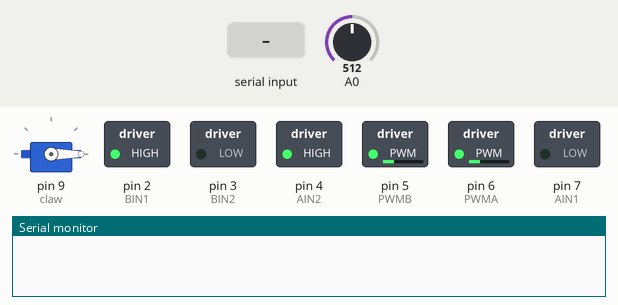
This sketch was run on a simulated Arduino Uno, built with avr-gcc and run on an emulated ATmega328P. Parts: servo, switched loads named in the sketch (green lamp = pin HIGH), the last lines printed to the serial monitor. The inputs (shaded band) are chosen by the test bench; at power-on: A0 = 512.

Above: at 1.2 s.
1.3 s: "1" received over the second serial link
2.8 s: "1" received over the second serial link
At 2.9 s:
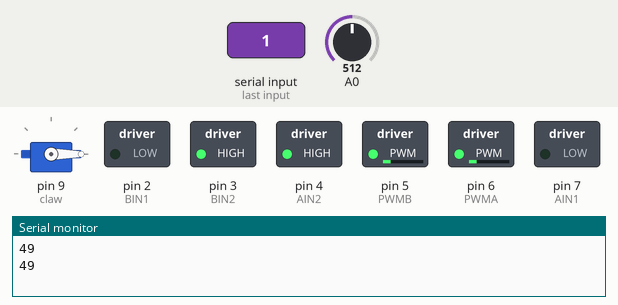
Timing chart, 0 to 5.8 s (numbered marks = the images above; inputs shaded):
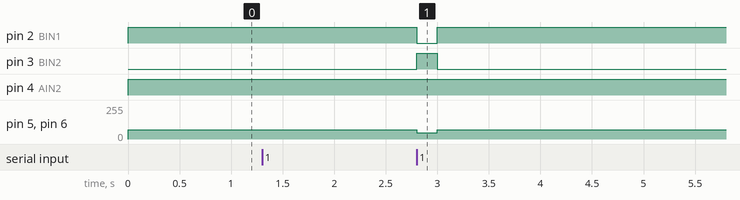

Measured:
- after the input at 2.8 s, pin 2 (BIN1): HIGH → LOW at once, → HIGH 0.20 s later; pin 3 (BIN2): LOW → HIGH at once, → LOW 0.20 s later; pin 5 (PWMB), pin 6 (PWMA): 70/255 → 48/255 at once, → 70/255 0.20 s later

The sketch:

clawphoto.ino
```cpp
#include <SoftwareSerial.h>
#include <Servo.h>
Servo claw;
const int AIN1 = 7;
const int AIN2 = 4;
const int BIN1 = 2;
const int BIN2 = 3;
const int PWMA = 6;
const int PWMB = 5;
int motorSpeed = 0;
bool found = false;
bool turn = false;
SoftwareSerial serialTest(10,11);
void setup() {
  // put your setup code here, to run once:
pinMode(AIN1, OUTPUT);
pinMode(AIN2, OUTPUT);
pinMode(BIN1, OUTPUT);
pinMode(BIN2, OUTPUT);
Serial.begin(9600);
serialTest.begin(9600);
claw.attach(9);
claw.write(0);

}

/* ******************** Right Motor ******************** */

void rightMotor(int motorSpeed) {
  if (motorSpeed > 0) {
    digitalWrite(BIN2, HIGH);
    digitalWrite(BIN1, LOW);
  }
  else if (motorSpeed < 0) {
    digitalWrite(BIN2, LOW);
    digitalWrite(BIN1, HIGH);
  }
  else {
    digitalWrite(BIN1, LOW);
    digitalWrite(BIN2, LOW);
  }
  analogWrite(PWMA, abs(motorSpeed));

}
/*------------------ Left Motor ------------------*/
void leftMotor(int motorSpeed) {
if (motorSpeed > 0) {
  digitalWrite(AIN2, HIGH);
  digitalWrite(AIN1, LOW);
}
else if (motorSpeed < 0) {
  digitalWrite(AIN2, LOW);
  digitalWrite(AIN1, HIGH);
}
else {
  digitalWrite(AIN1, LOW);
  digitalWrite(AIN2, LOW);
}
analogWrite(PWMB, abs(motorSpeed));
}
/* *********************************************** */
void forward() {

  rightMotor(48);
  leftMotor(48);
  delay(200);
}

void backward() {
  rightMotor(-150);
  leftMotor(-150);
}

void left() {
  rightMotor(150);
  leftMotor(-150);
}

void right() {
  rightMotor(-70);
  leftMotor(70);
}

void stop() {
  rightMotor(0);
  leftMotor(0);
}

void loop() {
//  // put your main code here, to run repeatedly:
  if (found == false) {
    right();
    if (serialTest.available() > 0) {
  //Serial.println(serialTest.read());
    int marker = int(serialTest.read());
    Serial.println(marker);
      if (marker == 49) {
        int photo = analogRead(A0);
        photo = map(photo, 585,780,0,10);
        photo = constrain(photo,0,10);
        if (photo < 6){
          if (turn == false) {
            right();
            delay(100);
            turn = true;
          }
          else {
          forward();
          Serial.println(photo);
          }

        }
        else if (photo >= 6){
          Serial.println(photo);
          stop();
          delay(1000);
          claw.write(50);
          delay(1000);
          stop();
          found=true;

  }
      }
      else {
    //int marker = 48;
        //Serial.println("done");

  }

}

}

}
```
